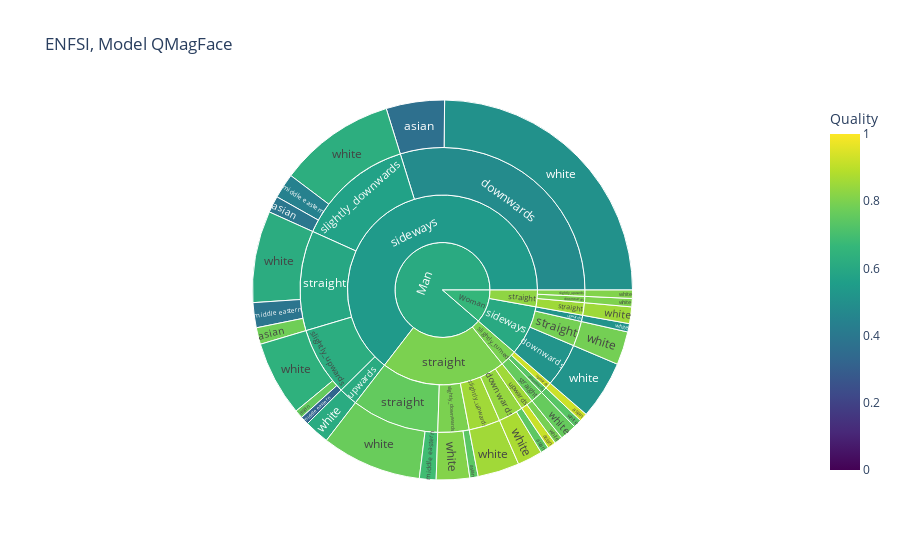
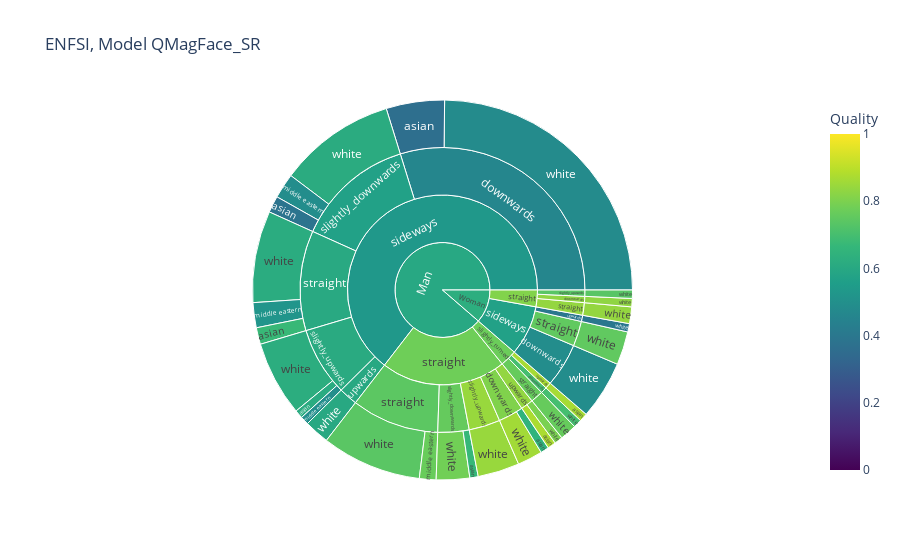
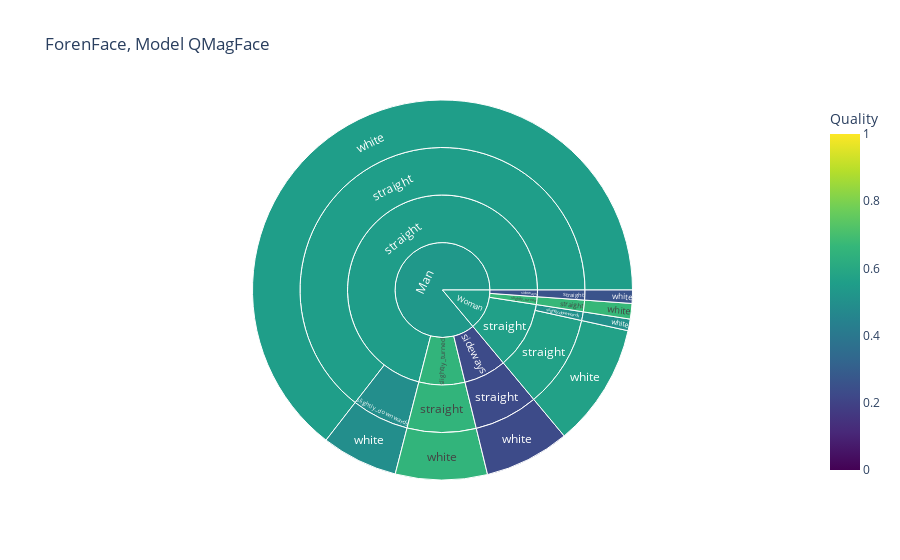
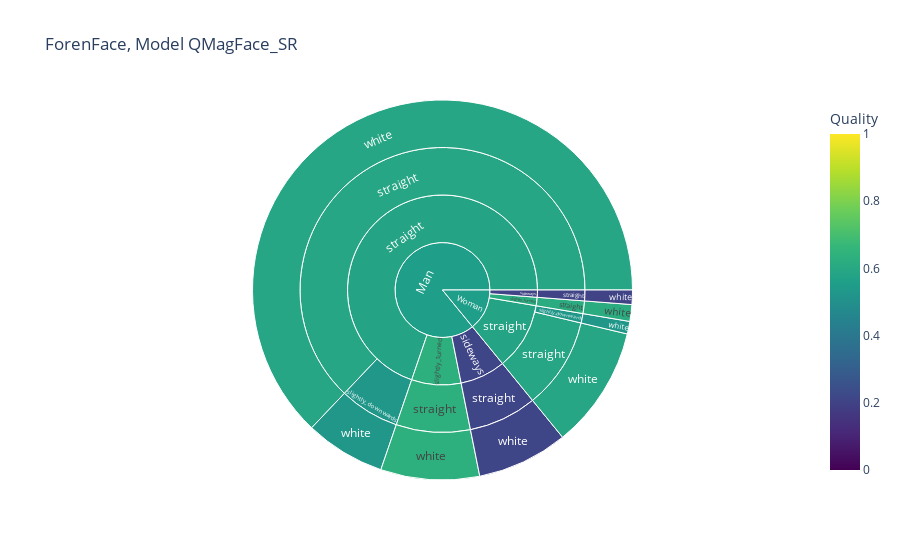

The code cell stored with these charts, in order, in its notebook:
### Code cell
#for source in dict.keys():
for source in np.unique(df_plot.source):
    for model in np.unique(df_plot.E_Model):
        plot_sun(source,model)

### Figure 1 — Plotly figure (JSON) as saved in the notebook; plotly's stock layout.template omitted (floating-point values rounded to 4 significant figures)
{"data": [{"branchvalues": "total", "customdata": [[0.368], [0.7443], [0.3965], [0.7383], [0.7574], [0.78], [0.9237], [0.9203], [0.4419], [0.3226], [0.3888], [0.6887], [0.5023], [0.5155], [0.7338], [0.8714], [0.8025], [0.6261], [0.8122], [0.6379], [0.8573], [0.8094], [0.6198], [0.7866], [0.7616], [0.7674], [0.8535], [0.6126], [0.5122], [0.7911], [0.4799], [0.5155], [0.7338], [0.8396], [0.8025], [0.5729], [0.7974], [0.6201], [0.8573], [0.8094], [0.5965], [0.7866], [0.7616], [0.7562], [0.8535], [0.6126], [0.5122], [0.9237], [0.8557], [0.5412], [0.6056], [0.7952], [0.7977], [0.8297], [0.6108], [0.6616]], "domain": {"x": [0, 1], "y": [0, 1]}, "hovertemplate": "labels=%{label}<br>count=%{value}<br>parent=%{parent}<br>id=%{id}<br>Quality=%{color}<extra></extra>", "ids": ["Man/sideways/downwards/asian", "Man/straight/downwards/asian", "Man/sideways/slightly_downwards/asian", "Man/straight/slightly_downwards/asian", "Man/sideways/slightly_upwards/asian", "Man/sideways/straight/asian", "Man/slightly_turned/upwards/asian", "Man/straight/upwards/asian", "Man/sideways/slightly_downwards/middle eastern", "Man/sideways/slightly_upwards/middle eastern", "Man/sideways/straight/middle eastern", "Man/straight/straight/middle eastern", "Man/sideways/downwards/white", "Woman/sideways/downwards/white", "Man/slightly_turned/downwards/white", "Man/straight/downwards/white", "Woman/straight/downwards/white", "Man/sideways/slightly_downwards/white", "Man/straight/slightly_downwards/white", "Man/sideways/slightly_upwards/white", "Man/straight/slightly_upwards/white", "Woman/straight/slightly_upwards/white", "Man/sideways/straight/white", "Woman/sideways/straight/white", "Man/slightly_turned/straight/white", "Man/straight/straight/white", "Woman/straight/straight/white", "Man/sideways/upwards/white", "Woman/sideways/upwards/white", "Man/straight/upwards/white", "Man/sideways/downwards", "Woman/sideways/downwards", "Man/slightly_turned/downwards", "Man/straight/downwards", "Woman/straight/downwards", "Man/sideways/slightly_downwards", "Man/straight/slightly_downwards", "Man/sideways/slightly_upwards", "Man/straight/slightly_upwards", "Woman/straight/slightly_upwards", "Man/sideways/straight", "Woman/sideways/straight", "Man/slightly_turned/straight", "Man/straight/straight", "Woman/straight/straight", "Man/sideways/upwards", "Woman/sideways/upwards", "Man/slightly_turned/upwards", "Man/straight/upwards", "Man/sideways", "Woman/sideways", "Man/slightly_turned", "Man/straight", "Woman/straight", "Man", "Woman"], "labels": ["asian", "asian", "asian", "asian", "asian", "asian", "asian", "asian", "middle eastern", "middle eastern", "middle eastern", "middle eastern", "white", "white", "white", "white", "white", "white", "white", "white", "white", "white", "white", "white", "white", "white", "white", "white", "white", "white", "downwards", "downwards", "downwards", "downwards", "downwards", "slightly_downwards", "slightly_downwards", "slightly_upwards", "slightly_upwards", "slightly_upwards", "straight", "straight", "straight", "straight", "straight", "upwards", "upwards", "upwards", "upwards", "sideways", "sideways", "slightly_turned", "straight", "straight", "Man", "Woman"], "marker": {"coloraxis": "coloraxis", "colors": [0.368, 0.7443, 0.3965, 0.7383, 0.7574, 0.78, 0.9237, 0.9203, 0.4419, 0.3226, 0.3888, 0.6887, 0.5023, 0.5155, 0.7338, 0.8714, 0.8025, 0.6261, 0.8122, 0.6379, 0.8573, 0.8094, 0.6198, 0.7866, 0.7616, 0.7674, 0.8535, 0.6126, 0.5122, 0.7911, 0.4799, 0.5155, 0.7338, 0.8396, 0.8025, 0.5729, 0.7974, 0.6201, 0.8573, 0.8094, 0.5965, 0.7866, 0.7616, 0.7562, 0.8535, 0.6126, 0.5122, 0.9237, 0.8557, 0.5412, 0.6056, 0.7952, 0.7977, 0.8297, 0.6108, 0.6616]}, "name": "", "parents": ["Man/sideways/downwards", "Man/straight/downwards", "Man/sideways/slightly_downwards", "Man/straight/slightly_downwards", "Man/sideways/slightly_upwards", "Man/sideways/straight", "Man/slightly_turned/upwards", "Man/straight/upwards", "Man/sideways/slightly_downwards", "Man/sideways/slightly_upwards", "Man/sideways/straight", "Man/straight/straight", "Man/sideways/downwards", "Woman/sideways/downwards", "Man/slightly_turned/downwards", "Man/straight/downwards", "Woman/straight/downwards", "Man/sideways/slightly_downwards", "Man/straight/slightly_downwards", "Man/sideways/slightly_upwards", "Man/straight/slightly_upwards", "Woman/straight/slightly_upwards", "Man/sideways/straight", "Woman/sideways/straight", "Man/slightly_turned/straight", "Man/straight/straight", "Woman/straight/straight", "Man/sideways/upwards", "Woman/sideways/upwards", "Man/straight/upwards", "Man/sideways", "Woman/sideways", "Man/slightly_turned", "Man/straight", "Woman/straight", "Man/sideways", "Man/straight", "Man/sideways", "Man/straight", "Woman/straight", "Man/sideways", "Woman/sideways", "Man/slightly_turned", "Man/straight", "Woman/straight", "Man/sideways", "Woman/sideways", "Man/slightly_turned", "Man/straight", "Man", "Woman", "Man", "Man", "Woman", "", ""], "type": "sunburst", "values": [7, 1, 2, 1, 1, 2, 1, 1, 3, 1, 3, 2, 35, 7, 1, 3, 1, 14, 4, 9, 5, 1, 11, 4, 2, 12, 2, 3, 1, 1, 42, 7, 1, 4, 1, 19, 5, 11, 5, 1, 16, 4, 2, 14, 2, 3, 1, 1, 2, 91, 12, 4, 30, 4, 125, 16]}], "layout": {"coloraxis": {"cmax": 1, "cmin": 0, "colorbar": {"title": {"text": "Quality"}}, "colorscale": [[0, "#440154"], [0.1111, "#482878"], [0.2222, "#3e4989"], [0.3333, "#31688e"], [0.4444, "#26828e"], [0.5556, "#1f9e89"], [0.6667, "#35b779"], [0.7778, "#6ece58"], [0.8889, "#b5de2b"], [1, "#fde725"]]}, "legend": {"tracegroupgap": 0}, "title": {"text": "ENFSI, Model QMagFace"}}}

### Figure 2 — Plotly figure (JSON) as saved in the notebook; plotly's stock layout.template omitted (floating-point values rounded to 4 significant figures)
{"data": [{"branchvalues": "total", "customdata": [[0.362], [0.6478], [0.3857], [0.6686], [0.6114], [0.6729], [0.8649], [0.874], [0.4888], [0.4924], [0.5205], [0.7669], [0.4813], [0.4873], [0.6981], [0.8594], [0.829], [0.6152], [0.7827], [0.6232], [0.8439], [0.7343], [0.6171], [0.7519], [0.7631], [0.7384], [0.8367], [0.6021], [0.3995], [0.796], [0.4614], [0.4873], [0.6981], [0.8065], [0.829], [0.5711], [0.7599], [0.6102], [0.8439], [0.7343], [0.606], [0.7519], [0.7631], [0.7425], [0.8367], [0.6021], [0.3995], [0.8649], [0.835], [0.5323], [0.5682], [0.7723], [0.777], [0.8092], [0.5987], [0.6284]], "domain": {"x": [0, 1], "y": [0, 1]}, "hovertemplate": "labels=%{label}<br>count=%{value}<br>parent=%{parent}<br>id=%{id}<br>Quality=%{color}<extra></extra>", "ids": ["Man/sideways/downwards/asian", "Man/straight/downwards/asian", "Man/sideways/slightly_downwards/asian", "Man/straight/slightly_downwards/asian", "Man/sideways/slightly_upwards/asian", "Man/sideways/straight/asian", "Man/slightly_turned/upwards/asian", "Man/straight/upwards/asian", "Man/sideways/slightly_downwards/middle eastern", "Man/sideways/slightly_upwards/middle eastern", "Man/sideways/straight/middle eastern", "Man/straight/straight/middle eastern", "Man/sideways/downwards/white", "Woman/sideways/downwards/white", "Man/slightly_turned/downwards/white", "Man/straight/downwards/white", "Woman/straight/downwards/white", "Man/sideways/slightly_downwards/white", "Man/straight/slightly_downwards/white", "Man/sideways/slightly_upwards/white", "Man/straight/slightly_upwards/white", "Woman/straight/slightly_upwards/white", "Man/sideways/straight/white", "Woman/sideways/straight/white", "Man/slightly_turned/straight/white", "Man/straight/straight/white", "Woman/straight/straight/white", "Man/sideways/upwards/white", "Woman/sideways/upwards/white", "Man/straight/upwards/white", "Man/sideways/downwards", "Woman/sideways/downwards", "Man/slightly_turned/downwards", "Man/straight/downwards", "Woman/straight/downwards", "Man/sideways/slightly_downwards", "Man/straight/slightly_downwards", "Man/sideways/slightly_upwards", "Man/straight/slightly_upwards", "Woman/straight/slightly_upwards", "Man/sideways/straight", "Woman/sideways/straight", "Man/slightly_turned/straight", "Man/straight/straight", "Woman/straight/straight", "Man/sideways/upwards", "Woman/sideways/upwards", "Man/slightly_turned/upwards", "Man/straight/upwards", "Man/sideways", "Woman/sideways", "Man/slightly_turned", "Man/straight", "Woman/straight", "Man", "Woman"], "labels": ["asian", "asian", "asian", "asian", "asian", "asian", "asian", "asian", "middle eastern", "middle eastern", "middle eastern", "middle eastern", "white", "white", "white", "white", "white", "white", "white", "white", "white", "white", "white", "white", "white", "white", "white", "white", "white", "white", "downwards", "downwards", "downwards", "downwards", "downwards", "slightly_downwards", "slightly_downwards", "slightly_upwards", "slightly_upwards", "slightly_upwards", "straight", "straight", "straight", "straight", "straight", "upwards", "upwards", "upwards", "upwards", "sideways", "sideways", "slightly_turned", "straight", "straight", "Man", "Woman"], "marker": {"coloraxis": "coloraxis", "colors": [0.362, 0.6478, 0.3857, 0.6686, 0.6114, 0.6729, 0.8649, 0.874, 0.4888, 0.4924, 0.5205, 0.7669, 0.4813, 0.4873, 0.6981, 0.8594, 0.829, 0.6152, 0.7827, 0.6232, 0.8439, 0.7343, 0.6171, 0.7519, 0.7631, 0.7384, 0.8367, 0.6021, 0.3995, 0.796, 0.4614, 0.4873, 0.6981, 0.8065, 0.829, 0.5711, 0.7599, 0.6102, 0.8439, 0.7343, 0.606, 0.7519, 0.7631, 0.7425, 0.8367, 0.6021, 0.3995, 0.8649, 0.835, 0.5323, 0.5682, 0.7723, 0.777, 0.8092, 0.5987, 0.6284]}, "name": "", "parents": ["Man/sideways/downwards", "Man/straight/downwards", "Man/sideways/slightly_downwards", "Man/straight/slightly_downwards", "Man/sideways/slightly_upwards", "Man/sideways/straight", "Man/slightly_turned/upwards", "Man/straight/upwards", "Man/sideways/slightly_downwards", "Man/sideways/slightly_upwards", "Man/sideways/straight", "Man/straight/straight", "Man/sideways/downwards", "Woman/sideways/downwards", "Man/slightly_turned/downwards", "Man/straight/downwards", "Woman/straight/downwards", "Man/sideways/slightly_downwards", "Man/straight/slightly_downwards", "Man/sideways/slightly_upwards", "Man/straight/slightly_upwards", "Woman/straight/slightly_upwards", "Man/sideways/straight", "Woman/sideways/straight", "Man/slightly_turned/straight", "Man/straight/straight", "Woman/straight/straight", "Man/sideways/upwards", "Woman/sideways/upwards", "Man/straight/upwards", "Man/sideways", "Woman/sideways", "Man/slightly_turned", "Man/straight", "Woman/straight", "Man/sideways", "Man/straight", "Man/sideways", "Man/straight", "Woman/straight", "Man/sideways", "Woman/sideways", "Man/slightly_turned", "Man/straight", "Woman/straight", "Man/sideways", "Woman/sideways", "Man/slightly_turned", "Man/straight", "Man", "Woman", "Man", "Man", "Woman", "", ""], "type": "sunburst", "values": [7, 1, 2, 1, 1, 2, 1, 1, 3, 1, 3, 2, 35, 7, 1, 3, 1, 14, 4, 9, 5, 1, 11, 4, 2, 12, 2, 3, 1, 1, 42, 7, 1, 4, 1, 19, 5, 11, 5, 1, 16, 4, 2, 14, 2, 3, 1, 1, 2, 91, 12, 4, 30, 4, 125, 16]}], "layout": {"coloraxis": {"cmax": 1, "cmin": 0, "colorbar": {"title": {"text": "Quality"}}, "colorscale": [[0, "#440154"], [0.1111, "#482878"], [0.2222, "#3e4989"], [0.3333, "#31688e"], [0.4444, "#26828e"], [0.5556, "#1f9e89"], [0.6667, "#35b779"], [0.7778, "#6ece58"], [0.8889, "#b5de2b"], [1, "#fde725"]]}, "legend": {"tracegroupgap": 0}, "title": {"text": "ENFSI, Model QMagFace_SR"}}}

### Figure 3 — Plotly figure (JSON) as saved in the notebook; plotly's stock layout.template omitted (floating-point values rounded to 4 significant figures)
{"data": [{"branchvalues": "total", "customdata": [[0.4903], [0.5058], [0.2282], [0.2566], [0.6525], [0.6689], [0.5561], [0.5705], [0.4903], [0.5058], [0.2282], [0.2566], [0.6525], [0.6689], [0.5561], [0.5705], [0.2282], [0.2566], [0.6525], [0.6689], [0.55], [0.565], [0.5322], [0.5498]], "domain": {"x": [0, 1], "y": [0, 1]}, "hovertemplate": "labels=%{label}<br>count=%{value}<br>parent=%{parent}<br>id=%{id}<br>Quality=%{color}<extra></extra>", "ids": ["Man/straight/slightly_downwards/white", "Woman/straight/slightly_downwards/white", "Man/sideways/straight/white", "Woman/sideways/straight/white", "Man/slightly_turned/straight/white", "Woman/slightly_turned/straight/white", "Man/straight/straight/white", "Woman/straight/straight/white", "Man/straight/slightly_downwards", "Woman/straight/slightly_downwards", "Man/sideways/straight", "Woman/sideways/straight", "Man/slightly_turned/straight", "Woman/slightly_turned/straight", "Man/straight/straight", "Woman/straight/straight", "Man/sideways", "Woman/sideways", "Man/slightly_turned", "Woman/slightly_turned", "Man/straight", "Woman/straight", "Man", "Woman"], "labels": ["white", "white", "white", "white", "white", "white", "white", "white", "slightly_downwards", "slightly_downwards", "straight", "straight", "straight", "straight", "straight", "straight", "sideways", "sideways", "slightly_turned", "slightly_turned", "straight", "straight", "Man", "Woman"], "marker": {"coloraxis": "coloraxis", "colors": [0.4903, 0.5058, 0.2282, 0.2566, 0.6525, 0.6689, 0.5561, 0.5705, 0.4903, 0.5058, 0.2282, 0.2566, 0.6525, 0.6689, 0.5561, 0.5705, 0.2282, 0.2566, 0.6525, 0.6689, 0.55, 0.565, 0.5322, 0.5498]}, "name": "", "parents": ["Man/straight/slightly_downwards", "Woman/straight/slightly_downwards", "Man/sideways/straight", "Woman/sideways/straight", "Man/slightly_turned/straight", "Woman/slightly_turned/straight", "Man/straight/straight", "Woman/straight/straight", "Man/straight", "Woman/straight", "Man/sideways", "Woman/sideways", "Man/slightly_turned", "Woman/slightly_turned", "Man/straight", "Woman/straight", "Man", "Woman", "Man", "Woman", "Man", "Woman", "", ""], "type": "sunburst", "values": [138, 21, 154, 24, 166, 28, 1370, 223, 138, 21, 154, 24, 166, 28, 1370, 223, 154, 24, 166, 28, 1508, 244, 1828, 296]}], "layout": {"coloraxis": {"cmax": 1, "cmin": 0, "colorbar": {"title": {"text": "Quality"}}, "colorscale": [[0, "#440154"], [0.1111, "#482878"], [0.2222, "#3e4989"], [0.3333, "#31688e"], [0.4444, "#26828e"], [0.5556, "#1f9e89"], [0.6667, "#35b779"], [0.7778, "#6ece58"], [0.8889, "#b5de2b"], [1, "#fde725"]]}, "legend": {"tracegroupgap": 0}, "title": {"text": "ForenFace, Model QMagFace"}}}

### Figure 4 — Plotly figure (JSON) as saved in the notebook; plotly's stock layout.template omitted (floating-point values rounded to 4 significant figures)
{"data": [{"branchvalues": "total", "customdata": [[0.527], [0.5282], [0.2138], [0.2038], [0.6329], [0.6187], [0.5895], [0.5901], [0.527], [0.5282], [0.2138], [0.2038], [0.6329], [0.6187], [0.5895], [0.5901], [0.2138], [0.2038], [0.6329], [0.6187], [0.5834], [0.5843], [0.5549], [0.5548]], "domain": {"x": [0, 1], "y": [0, 1]}, "hovertemplate": "labels=%{label}<br>count=%{value}<br>parent=%{parent}<br>id=%{id}<br>Quality=%{color}<extra></extra>", "ids": ["Man/straight/slightly_downwards/white", "Woman/straight/slightly_downwards/white", "Man/sideways/straight/white", "Woman/sideways/straight/white", "Man/slightly_turned/straight/white", "Woman/slightly_turned/straight/white", "Man/straight/straight/white", "Woman/straight/straight/white", "Man/straight/slightly_downwards", "Woman/straight/slightly_downwards", "Man/sideways/straight", "Woman/sideways/straight", "Man/slightly_turned/straight", "Woman/slightly_turned/straight", "Man/straight/straight", "Woman/straight/straight", "Man/sideways", "Woman/sideways", "Man/slightly_turned", "Woman/slightly_turned", "Man/straight", "Woman/straight", "Man", "Woman"], "labels": ["white", "white", "white", "white", "white", "white", "white", "white", "slightly_downwards", "slightly_downwards", "straight", "straight", "straight", "straight", "straight", "straight", "sideways", "sideways", "slightly_turned", "slightly_turned", "straight", "straight", "Man", "Woman"], "marker": {"coloraxis": "coloraxis", "colors": [0.527, 0.5282, 0.2138, 0.2038, 0.6329, 0.6187, 0.5895, 0.5901, 0.527, 0.5282, 0.2138, 0.2038, 0.6329, 0.6187, 0.5895, 0.5901, 0.2138, 0.2038, 0.6329, 0.6187, 0.5834, 0.5843, 0.5549, 0.5548]}, "name": "", "parents": ["Man/straight/slightly_downwards", "Woman/straight/slightly_downwards", "Man/sideways/straight", "Woman/sideways/straight", "Man/slightly_turned/straight", "Woman/slightly_turned/straight", "Man/straight/straight", "Woman/straight/straight", "Man/straight", "Woman/straight", "Man/sideways", "Woman/sideways", "Man/slightly_turned", "Woman/slightly_turned", "Man/straight", "Woman/straight", "Man", "Woman", "Man", "Woman", "Man", "Woman", "", ""], "type": "sunburst", "values": [134, 21, 152, 24, 165, 28, 1235, 204, 134, 21, 152, 24, 165, 28, 1235, 204, 152, 24, 165, 28, 1369, 225, 1686, 277]}], "layout": {"coloraxis": {"cmax": 1, "cmin": 0, "colorbar": {"title": {"text": "Quality"}}, "colorscale": [[0, "#440154"], [0.1111, "#482878"], [0.2222, "#3e4989"], [0.3333, "#31688e"], [0.4444, "#26828e"], [0.5556, "#1f9e89"], [0.6667, "#35b779"], [0.7778, "#6ece58"], [0.8889, "#b5de2b"], [1, "#fde725"]]}, "legend": {"tracegroupgap": 0}, "title": {"text": "ForenFace, Model QMagFace_SR"}}}
